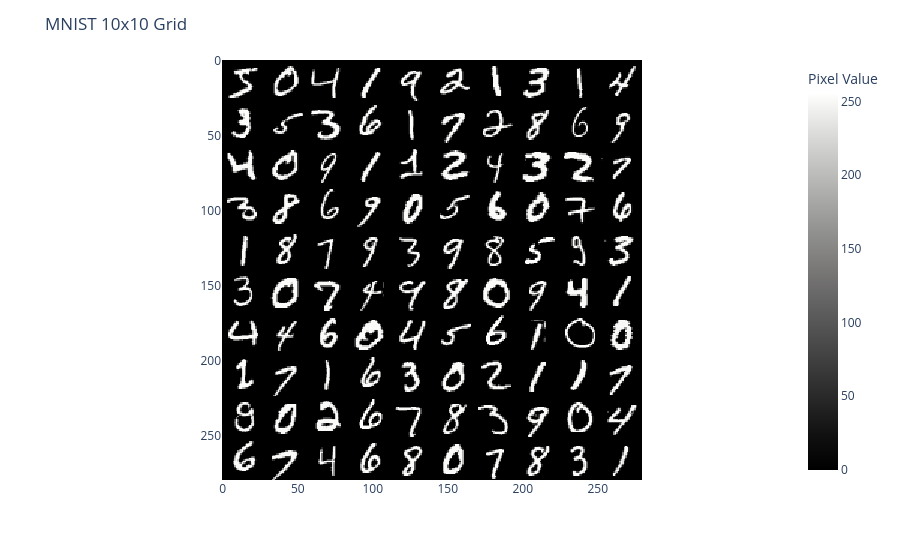

The notebook cell saved with this chart:
### Markdown cell above
# <u>Digit classification</u>


**Goal:Classify handwritten digits ranging from 0 to 9 $\Rightarrow g=$ 10 class classification** 

<div style="display: flex; justify-content: center; gap: 10px;">
  <img src="pics/1_.png" width="500"/>
</div>

Each data point/image has 28 $\times$ 28 pixels so 784 pixels in total. Each pixel value lies between 0 and 255 with 0 being a fully black pixel and 255 a fully white pixel.

<div style="display: flex; justify-content: center; gap: 10px;">
  <img src="pics/2_.png" width="500"/>
</div>

### Code cell
# Load MNIST
mnist = MNIST(root="./data",train=True,download=True)

# Create 10x10 grid
rows = 10
cols = 10
img_size = 28

canvas = np.ones((rows * img_size, cols * img_size)) * 255

for i in range(rows):
    for j in range(cols):
        idx = i * cols + j
        image, label = mnist[idx]
        image = np.array(image)
        canvas[i*img_size:(i+1)*img_size,j*img_size:(j+1)*img_size] = image

# Plot with Plotly
fig = px.imshow(canvas,color_continuous_scale="gray",aspect="equal")
fig.update_layout(title="MNIST 10x10 Grid",coloraxis_colorbar_title="Pixel Value")

fig.show()

### Figure 1 — Plotly figure (JSON) as saved in the notebook; plotly's stock layout.template omitted (floating-point values rounded to 4 significant figures; data arrays with more than 128 entries replaced by an {"elided": "..."} marker saying what was removed)
{"data": [{"coloraxis": "coloraxis", "hovertemplate": "x: %{x}<br>y: %{y}<br>color: %{z}<extra></extra>", "name": "0", "type": "heatmap", "xaxis": "x", "yaxis": "y", "z": {"elided": "280x280 float values"}}], "layout": {"coloraxis": {"colorbar": {"title": {"text": "Pixel Value"}}, "colorscale": [[0, "rgb(0, 0, 0)"], [0.09091, "rgb(16, 16, 16)"], [0.1818, "rgb(38, 38, 38)"], [0.2727, "rgb(59, 59, 59)"], [0.3636, "rgb(81, 80, 80)"], [0.4545, "rgb(102, 101, 101)"], [0.5455, "rgb(124, 123, 122)"], [0.6364, "rgb(146, 146, 145)"], [0.7273, "rgb(171, 171, 170)"], [0.8182, "rgb(197, 197, 195)"], [0.9091, "rgb(224, 224, 223)"], [1, "rgb(254, 254, 253)"]]}, "margin": {"t": 60}, "title": {"text": "MNIST 10x10 Grid"}, "xaxis": {"anchor": "y", "constrain": "domain", "domain": [0, 1], "scaleanchor": "y"}, "yaxis": {"anchor": "x", "autorange": "reversed", "constrain": "domain", "domain": [0, 1]}}}
